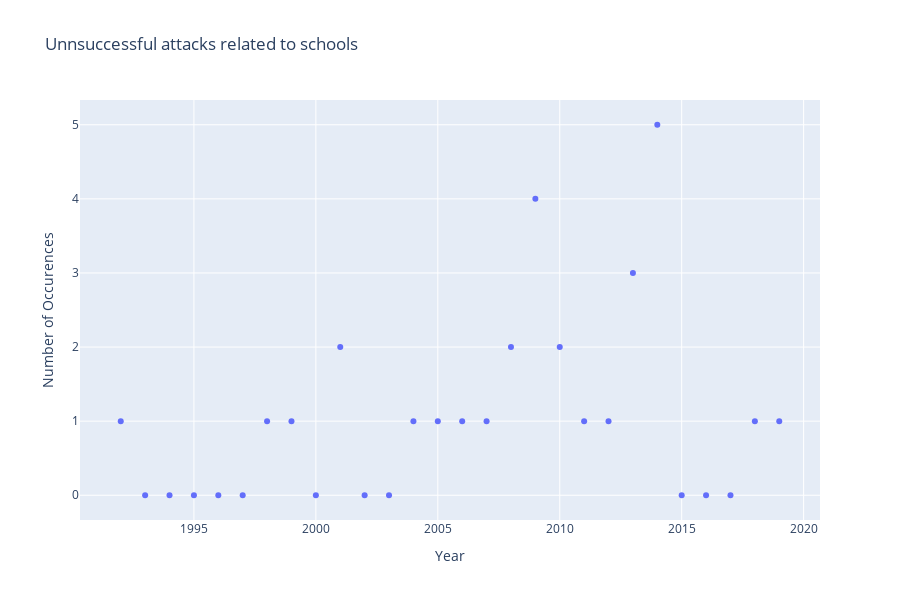

Notebook code for this chart:
### Code cell
def plot_data2(data, bad=True):
    count = [0]*28
    years = [1992, 1993, 1994, 1995, 1996, 1997, 1998, 1999, \
             2000, 2001, 2002, 2003, 2004, 2005, 2006, 2007, 2008, 2009, \
             2010, 2011, 2012, 2013, 2014, 2015, 2016, 2017, 2018, 2019]
    #print(data)
    for i in range(len(data)):
        row = data.iloc[i]
        if int(row["Date"].year) < 2000:
            count[int(row["Date"].year) - 1992] += 1
        else:
            count[(int(row["Date"].year) % 2000) + 8] += 1
    f = {"Year": years, "Number of Occurences": count}
    d = pd.DataFrame(f)
    fig = px.scatter(d, x="Year", y="Number of Occurences", title='Unnsuccessful attacks related to schools')
    return fig
fig = plot_data2(unsuccessful_shootings)
fig.update_xaxes(zeroline=False)
fig.update_yaxes(zeroline=False)
fig.show()

### Figure 1 — Plotly figure (JSON) as saved in the notebook; plotly's stock layout.template omitted (floating-point values rounded to 4 significant figures)
{"data": [{"hoverlabel": {"namelength": 0}, "hovertemplate": "Year=%{x}<br>Number of Occurences=%{y}", "legendgroup": "", "marker": {"color": "#636efa", "symbol": "circle"}, "mode": "markers", "name": "", "showlegend": false, "type": "scatter", "x": [1992, 1993, 1994, 1995, 1996, 1997, 1998, 1999, 2000, 2001, 2002, 2003, 2004, 2005, 2006, 2007, 2008, 2009, 2010, 2011, 2012, 2013, 2014, 2015, 2016, 2017, 2018, 2019], "xaxis": "x", "y": [1, 0, 0, 0, 0, 0, 1, 1, 0, 2, 0, 0, 1, 1, 1, 1, 2, 4, 2, 1, 1, 3, 5, 0, 0, 0, 1, 1], "yaxis": "y"}], "layout": {"height": 600, "legend": {"tracegroupgap": 0}, "title": {"text": "Unnsuccessful attacks related to schools"}, "xaxis": {"anchor": "y", "domain": [0, 1], "title": {"text": "Year"}, "zeroline": false}, "yaxis": {"anchor": "x", "domain": [0, 1], "title": {"text": "Number of Occurences"}, "zeroline": false}}}
